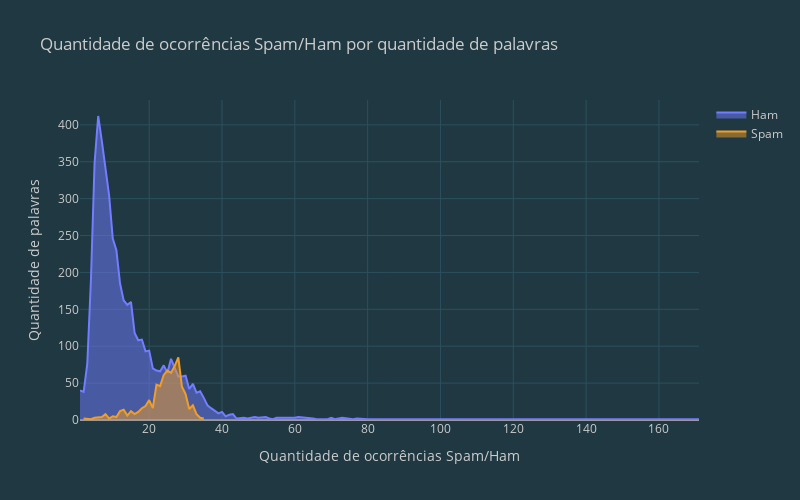

Here is the notebook cell this chart was saved with:
### Code cell
fig = go.Figure()
fig.add_trace(go.Scatter(x=ham_df.index, y=ham_df.values, name='Ham', fill='tozeroy'))
fig.add_trace(go.Scatter(x=spam_df.index, y=spam_df.values, name='Spam', fill='tozeroy'))
fig.update_layout(
    title='<span>Quantidade de ocorrências Spam/Ham por quantidade de palavras</span>', 
    autosize=False,
    width=800,
    height=500,
    xaxis=dict(title='<span>Quantidade de ocorrências Spam/Ham</span>'),
    yaxis=dict(title='<span>Quantidade de palavras</span>'),
    template='my_theme'
    )

#fig.update_xaxes(range=[0, 70])

### Figure 1 — Plotly figure (JSON) as saved in the notebook; plotly's stock layout.template omitted (floating-point values rounded to 4 significant figures)
{"data": [{"fill": "tozeroy", "name": "Ham", "type": "scatter", "x": [1, 2, 3, 4, 5, 6, 7, 8, 9, 10, 11, 12, 13, 14, 15, 16, 17, 18, 19, 20, 21, 22, 23, 24, 25, 26, 27, 28, 29, 30, 31, 32, 33, 34, 35, 36, 37, 38, 39, 40, 41, 42, 43, 44, 45, 46, 47, 48, 49, 50, 52, 53, 54, 55, 56, 57, 58, 59, 60, 61, 62, 63, 65, 66, 69, 70, 71, 72, 73, 76, 77, 80, 88, 89, 95, 96, 99, 119, 121, 125, 162, 171], "y": [40, 38, 76, 189, 348, 412, 378, 337, 304, 246, 230, 185, 162, 156, 160, 118, 108, 109, 93, 94, 70, 67, 66, 74, 64, 83, 72, 59, 59, 60, 42, 49, 37, 39, 30, 20, 16, 12, 9, 11, 5, 7, 8, 2, 3, 3, 2, 3, 4, 3, 4, 2, 1, 3, 3, 2, 3, 2, 3, 4, 4, 3, 2, 1, 1, 3, 1, 2, 3, 1, 2, 1, 1, 1, 1, 2, 1, 1, 1, 2, 1, 1]}, {"fill": "tozeroy", "name": "Spam", "type": "scatter", "x": [2, 3, 4, 5, 6, 7, 8, 9, 10, 11, 12, 13, 14, 15, 16, 17, 18, 19, 20, 21, 22, 23, 24, 25, 26, 27, 28, 29, 30, 31, 32, 33, 34, 35], "y": [2, 1, 1, 3, 4, 4, 8, 2, 5, 4, 12, 14, 6, 12, 8, 11, 16, 19, 27, 16, 48, 46, 61, 67, 64, 73, 85, 45, 35, 15, 20, 8, 3, 2]}], "layout": {"autosize": false, "height": 500, "title": {"text": "<span>Quantidade de ocorrências Spam/Ham por quantidade de palavras</span>"}, "width": 800, "xaxis": {"title": {"text": "<span>Quantidade de ocorrências Spam/Ham</span>"}}, "yaxis": {"title": {"text": "<span>Quantidade de palavras</span>"}}}}
